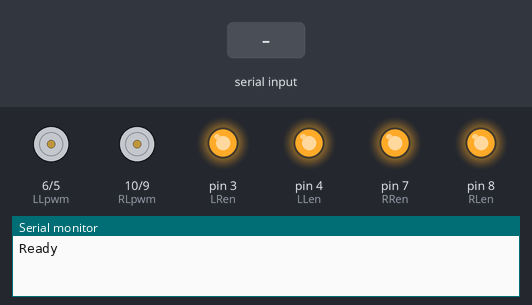
Bench run of a sketch on a simulated Arduino Uno, built with avr-gcc and run on an emulated ATmega328P. Shown: motor-driver pin pairs drawn as motors (green arrow = first pin HIGH = forward, orange = second pin HIGH = backward, longer = more drive), output pins drawn as LEDs (lit = HIGH), the last lines printed to the serial monitor. Inputs (shaded band) come from the test bench.

Above: at 1.2 s.
1.3 s: ",\n" received over Serial
At 2.3 s:
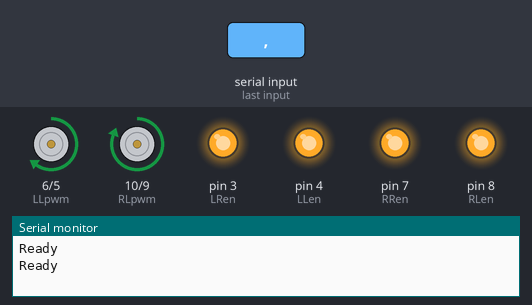
2.8 s: "1\n" received over Serial
At 3.5 s:
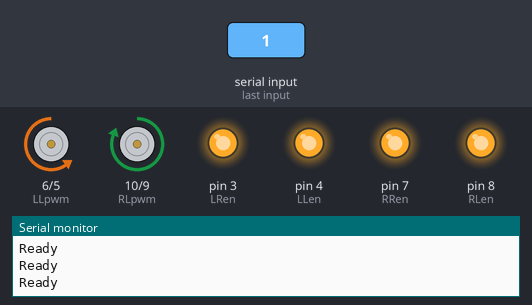
4.3 s: byte 10 ('\n') received over Serial
At 4.6 s:
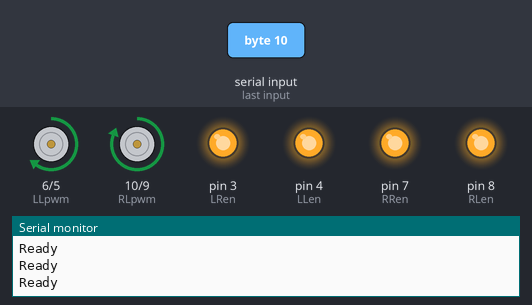
Timing chart, 0 to 7.3 s (numbered marks = the images above; inputs shaded):
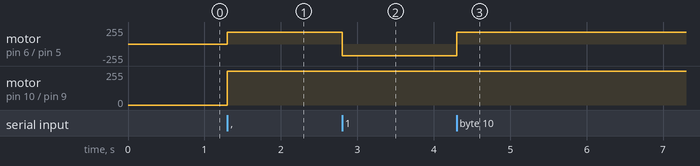

Measured:
- after the input at 1.3 s, motor on pin 6 (LLpwm) / pin 5 (LRpwm): stopped → forward 176/255 at once; motor on pin 10 (RLpwm) / pin 9 (RRpwm): stopped → forward 255/255 at once
- after the input at 2.8 s, motor on pin 6 (LLpwm) / pin 5 (LRpwm): forward 176/255 → backward 176/255 at once
- after the input at 4.3 s, motor on pin 6 (LLpwm) / pin 5 (LRpwm): backward 176/255 → forward 176/255 at once

The sketch:

motorPWM.ino
```cpp
#define LRen 3
#define LLen 4
#define LRpwm 5
#define LLpwm 6
#define RRen 7
#define RLen 8
#define RRpwm 9
#define RLpwm 10

int pwmL, yonL, pwmR, yonR, i, j;
char buffer[12];
char currentChar;

void setup() {
  pinMode(LRen,OUTPUT);
  pinMode(LLen,OUTPUT);
  pinMode(LRpwm,OUTPUT);
  pinMode(LLpwm,OUTPUT);
  pinMode(RRen,OUTPUT);
  pinMode(RLen,OUTPUT);
  pinMode(RRpwm,OUTPUT);
  pinMode(RLpwm,OUTPUT);

  digitalWrite(LRen,HIGH); // Both pins need to be HIGH
  digitalWrite(LLen,HIGH);
  digitalWrite(RRen,HIGH);
  digitalWrite(RLen,HIGH);

  Serial.begin(57600);
  while (!Serial) {}
  Serial.print("Ready\n");
}

void loop() {
  if (Serial.available())
  {
    i=0;
    j=2;
    while (1)
    {
      currentChar = Serial.read();
      if (currentChar == -1)
        continue;
      buffer[i++] = currentChar;
      if (currentChar == '\n')
        break;
    }
    yonL = buffer[0] - 48;
    pwmL = 0;
    for (i=j;i<12;i++)
    {
      if (buffer[i] == ',')
      {
        j=i+1;
        break;
      }
      pwmL *= 10;
      pwmL += (buffer[i] - 48);
    }
    yonR = buffer[j] - 48;
    pwmR = 0;
    for (i=j+2;i<12;i++)
    {
      if (buffer[i] == '\n')
      {
        break;
      }
      pwmR *= 10;
      pwmR += (buffer[i] - 48);
    }

    if (yonL == 1)
    {
      analogWrite(LRpwm,pwmL);
      analogWrite(LLpwm,0);
    }
    else
    {
      analogWrite(LRpwm,0);
      analogWrite(LLpwm,pwmL);
    }
    if (yonR == 1)
    {
      analogWrite(RRpwm,pwmR);
      analogWrite(RLpwm,0);
    }
    else
    {
      analogWrite(RRpwm,0);
      analogWrite(RLpwm,pwmR);
    }
    Serial.print("Ready\n");
  }
}
```
